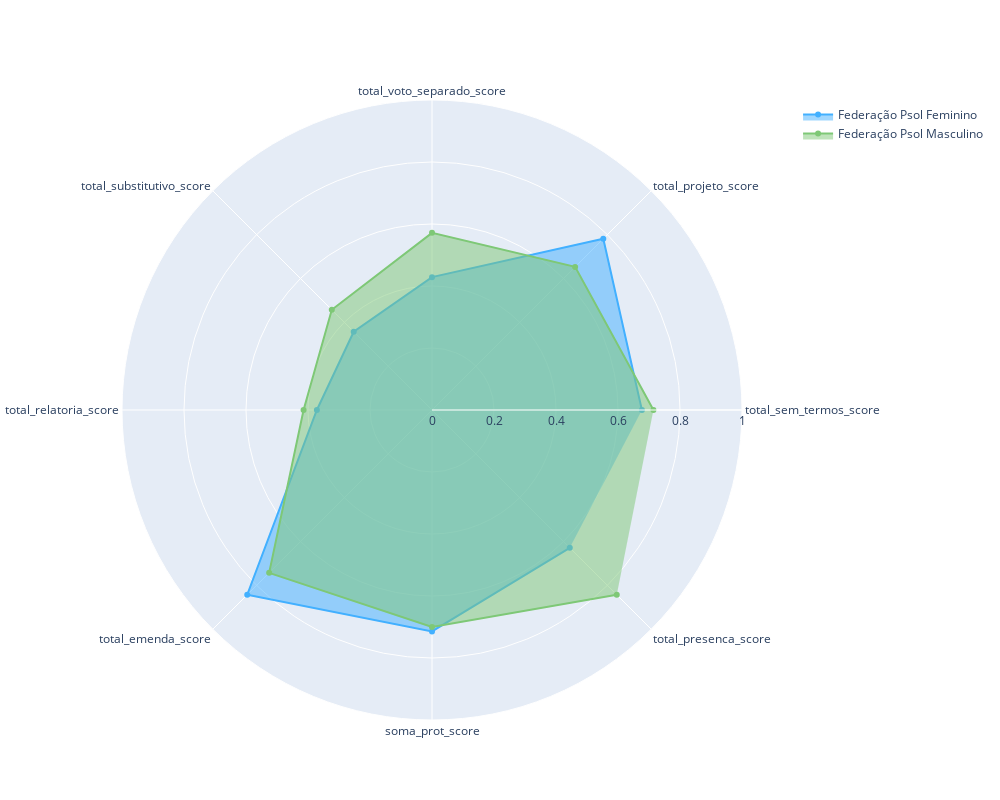

Notebook source saved alongside this figure:
### Code cell
# Federação Psol Rede
bloco_psol = indicadores[indicadores['bloco'] == 'Federação Psol Rede']
bloco_psol_sexo = bloco_psol.groupby(['sexo']).mean().reset_index()

categories = ['total_sem_termos_score','total_projeto_score','total_voto_separado_score','total_substitutivo_score','total_relatoria_score','total_emenda_score','soma_prot_score','total_presenca_score']

color_map = {
    'Masculino': '#7EC876',
    'Feminino': '#42B0FF'
}

fig = go.Figure()

# Adicionar traces ao gráfico para cada combinação de bloco e sexo
for (sexo), group in bloco_psol_sexo.groupby(['sexo']):
    fig.add_trace(go.Scatterpolar(
        r=group[categories].values.flatten().tolist(),
        theta=categories,
        fill='toself',
        name=f'Federação Psol {sexo}',
        line_color=color_map[sexo],
    ))

# Customização do gráfico
fig.update_layout(
    polar=dict(
        radialaxis=dict(
            visible=True,
            range=[0, 1]  # ajuste conforme necessário
        )),
    showlegend=True,
    width=1000,  # Largura da figura
    height=800  # Altura da figura
)

# Salvando o gráfico
fig.show()

### Figure 1 — Plotly figure (JSON) as saved in the notebook; plotly's stock layout.template omitted (floating-point values rounded to 4 significant figures)
{"data": [{"fill": "toself", "line": {"color": "#42B0FF"}, "name": "Federação Psol Feminino", "r": [0.6771, 0.7814, 0.4286, 0.3571, 0.3714, 0.8429, 0.7143, 0.6286], "theta": ["total_sem_termos_score", "total_projeto_score", "total_voto_separado_score", "total_substitutivo_score", "total_relatoria_score", "total_emenda_score", "soma_prot_score", "total_presenca_score"], "type": "scatterpolar"}, {"fill": "toself", "line": {"color": "#7EC876"}, "name": "Federação Psol Masculino", "r": [0.7143, 0.6529, 0.5714, 0.4571, 0.4143, 0.7429, 0.7, 0.8429], "theta": ["total_sem_termos_score", "total_projeto_score", "total_voto_separado_score", "total_substitutivo_score", "total_relatoria_score", "total_emenda_score", "soma_prot_score", "total_presenca_score"], "type": "scatterpolar"}], "layout": {"height": 800, "polar": {"angularaxis": {"type": "category"}, "radialaxis": {"autorange": false, "range": [0, 1], "type": "linear", "visible": true}}, "showlegend": true, "width": 1000}}
